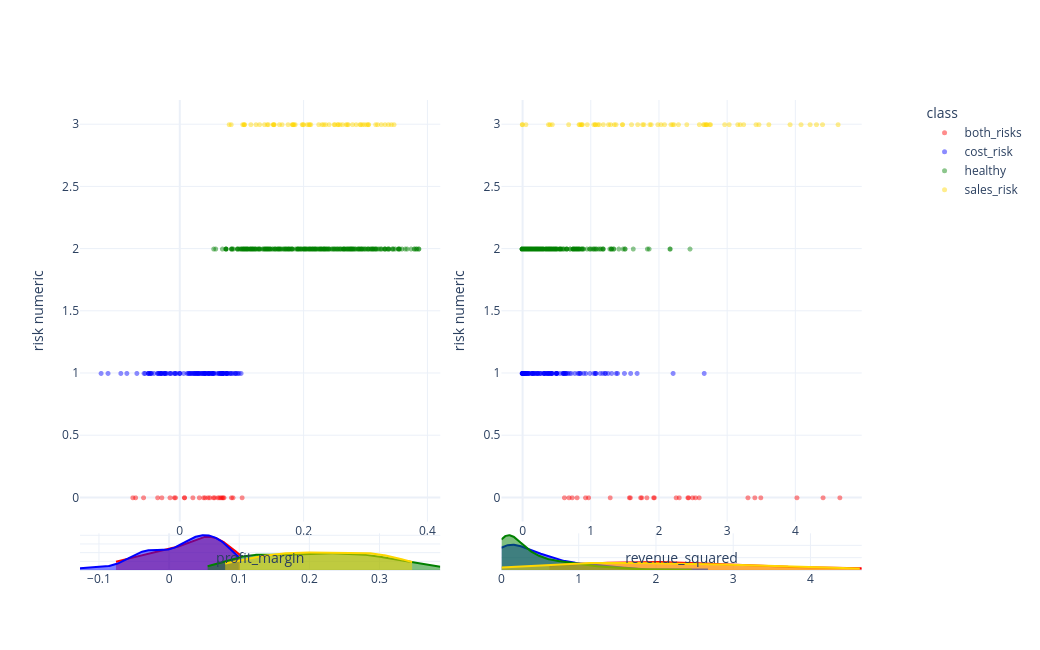

The notebook cell saved with this chart:
### Markdown cell above
## Margin visualization

### Code cell
# Profit Margin = Revenue - Costs / Revenue
df["profit_margin"] = (df["revenue"] - df["costs"]) / df["revenue"]

# Remove outliers in profit margin with z-score > 3
margin_mean = df["profit_margin"].mean()
margin_std = df["profit_margin"].std()
df = df[
    (df["profit_margin"] >= margin_mean - 3 * margin_std)
    & (df["profit_margin"] <= margin_mean + 3 * margin_std)
]

# revenue square = (revenue - mean revenue)^2
df["revenue_squared"] = (df["log_revenue"] - df["log_revenue"].mean()) ** 2

# Remove outliers in revenue_squared with z-score > 3
revenue_squared_mean = df["revenue_squared"].mean()
revenue_squared_std = df["revenue_squared"].std()
df = df[
    (df["revenue_squared"] >= revenue_squared_mean - 3 * revenue_squared_std)
    & (df["revenue_squared"] <= revenue_squared_mean + 3 * revenue_squared_std)
]

plot_multiple_plots(
    df=df,
    backend_plotly=True,
    kde_bool=True,
    config=[
        {"x1_col": "profit_margin"},
        {"x1_col": "revenue_squared"},
    ],
).show()

### Figure 1 — Plotly figure (JSON) as saved in the notebook; plotly's stock layout.template omitted (floating-point values rounded to 4 significant figures; data arrays with more than 128 entries replaced by an {"elided": "..."} marker saying what was removed)
{"data": [{"marker": {"color": "red", "opacity": 0.45, "size": 5}, "mode": "markers", "name": "both_risks", "showlegend": true, "type": "scattergl", "x": [-0.07575, 0.007948, 0.06873, 0.08614, 0.05645, 0.08369, 0.06428, 0.07011, -0.03561, 0.06665, 0.05469, -0.01557, 0.04874, 0.03876, 0.07155, 0.06178, 0.04112, 0.02133, 0.04602, -0.02883, -0.006767, -0.07123, 0.101, 0.007622, -0.008566, -0.05834, 0.03178], "xaxis": "x", "y": [0, 0, 0, 0, 0, 0, 0, 0, 0, 0, 0, 0, 0, 0, 0, 0, 0, 0, 0, 0, 0, 0, 0, 0, 0, 0, 0], "yaxis": "y"}, {"fill": "tozeroy", "line": {"color": "red"}, "mode": "lines", "opacity": 0.35, "showlegend": false, "type": "scatter", "x": {"elided": "300 float values"}, "xaxis": "x5", "y": {"elided": "300 float values"}, "yaxis": "y5"}, {"marker": {"color": "blue", "opacity": 0.45, "size": 5}, "mode": "markers", "name": "cost_risk", "showlegend": true, "type": "scattergl", "x": [0.05603, 0.0992, 0.02224, 0.05239, -0.0357, -0.02522, -0.02843, 0.04125, 0.03042, 0.04815, 0.006416, 0.07665, 0.03964, 0.01448, 0.06712, 0.07045, 0.0959, 0.01759, 0.03572, 0.09034, -0.05592, -0.03399, 0.07111, 0.06679, 0.02241, -0.05759, -0.00495, -0.1159, 0.06819, 0.0599, 0.03643, 0.03917, -0.0854, -0.02082, -0.02475, 0.01428, 0.01611, 0.05121, -0.007336, 0.04773, 0.03131, 0.02916, 0.02575, -0.0234, -0.00768, -0.03171, 0.06665, 0.07569, 0.04683, -0.05059, -0.01354, 0.02493, -0.0293, -0.04166, 0.03229, 0.0749, -0.0003761, 0.07724, 0.07011, 0.08396, 0.08603, -0.04633, 0.04145, 0.04209, 0.09384, 0.02416, 0.0459, 0.01193, -3.42e-05, -0.02252, -0.0508, 0.03941, 0.09149, 0.06851, 0.03373, 0.04608, 0.0005936, 0.05353, 0.0817, -0.01537, 0.06329, 0.04453, -0.01609, 0.02822, -0.05051, -0.127, 0.0748, 0.07084, 0.02027, -0.02993, 0.05476, -0.03554, -0.03008, 0.01851, -0.09516, -0.04555, 0.06623, -0.06923, 0.05476, -0.008662, 0.06313, -0.04798, -0.04772, 0.06405, 0.03726, 0.08186, 0.07563, 0.02904, 0.05358, 0.08933, 0.07016, 0.02686, 0.07809, 0.05113, -0.03241, 0.04841, 0.04124, -0.02431, 0.07008], "xaxis": "x", "y": [1, 1, 1, 1, 1, 1, 1, 1, 1, 1, 1, 1, 1, 1, 1, 1, 1, 1, 1, 1, 1, 1, 1, 1, 1, 1, 1, 1, 1, 1, 1, 1, 1, 1, 1, 1, 1, 1, 1, 1, 1, 1, 1, 1, 1, 1, 1, 1, 1, 1, 1, 1, 1, 1, 1, 1, 1, 1, 1, 1, 1, 1, 1, 1, 1, 1, 1, 1, 1, 1, 1, 1, 1, 1, 1, 1, 1, 1, 1, 1, 1, 1, 1, 1, 1, 1, 1, 1, 1, 1, 1, 1, 1, 1, 1, 1, 1, 1, 1, 1, 1, 1, 1, 1, 1, 1, 1, 1, 1, 1, 1, 1, 1, 1, 1, 1, 1, 1, 1], "yaxis": "y"}, {"fill": "tozeroy", "line": {"color": "blue"}, "mode": "lines", "opacity": 0.35, "showlegend": false, "type": "scatter", "x": {"elided": "300 float values"}, "xaxis": "x5", "y": {"elided": "300 float values"}, "yaxis": "y5"}, {"marker": {"color": "green", "opacity": 0.45, "size": 5}, "mode": "markers", "name": "healthy", "showlegend": true, "type": "scattergl", "x": {"elided": "280 float values"}, "xaxis": "x", "y": {"elided": "280 int values"}, "yaxis": "y"}, {"fill": "tozeroy", "line": {"color": "green"}, "mode": "lines", "opacity": 0.35, "showlegend": false, "type": "scatter", "x": {"elided": "300 float values"}, "xaxis": "x5", "y": {"elided": "300 float values"}, "yaxis": "y5"}, {"marker": {"color": "gold", "opacity": 0.45, "size": 5}, "mode": "markers", "name": "sales_risk", "showlegend": true, "type": "scattergl", "x": [0.2557, 0.3376, 0.3169, 0.2562, 0.3048, 0.08329, 0.1515, 0.1433, 0.3259, 0.299, 0.3422, 0.209, 0.3055, 0.1868, 0.198, 0.1043, 0.2592, 0.2915, 0.2248, 0.2415, 0.2632, 0.2509, 0.1019, 0.2004, 0.1525, 0.1292, 0.2795, 0.1655, 0.2929, 0.2063, 0.3199, 0.2958, 0.2301, 0.1833, 0.1415, 0.2326, 0.2498, 0.3319, 0.07995, 0.3465, 0.2725, 0.1235, 0.271, 0.1818, 0.1752, 0.1528, 0.269, 0.105, 0.1832, 0.212, 0.2104, 0.1371, 0.1991, 0.3028, 0.115, 0.1848, 0.1038, 0.2853, 0.1612, 0.236, 0.1512], "xaxis": "x", "y": [3, 3, 3, 3, 3, 3, 3, 3, 3, 3, 3, 3, 3, 3, 3, 3, 3, 3, 3, 3, 3, 3, 3, 3, 3, 3, 3, 3, 3, 3, 3, 3, 3, 3, 3, 3, 3, 3, 3, 3, 3, 3, 3, 3, 3, 3, 3, 3, 3, 3, 3, 3, 3, 3, 3, 3, 3, 3, 3, 3, 3], "yaxis": "y"}, {"fill": "tozeroy", "line": {"color": "gold"}, "mode": "lines", "opacity": 0.35, "showlegend": false, "type": "scatter", "x": {"elided": "300 float values"}, "xaxis": "x5", "y": {"elided": "300 float values"}, "yaxis": "y5"}, {"marker": {"color": "red", "opacity": 0.45, "size": 5}, "mode": "markers", "name": "both_risks", "showlegend": false, "type": "scattergl", "x": [0.7354, 2.599, 1.589, 0.6212, 2.544, 1.931, 0.807, 1.574, 2.433, 0.9313, 4.418, 4.034, 1.293, 1.831, 2.307, 2.501, 3.416, 2.261, 1.756, 3.315, 0.976, 4.664, 1.74, 0.6883, 2.444, 3.504, 1.941], "xaxis": "x3", "y": [0, 0, 0, 0, 0, 0, 0, 0, 0, 0, 0, 0, 0, 0, 0, 0, 0, 0, 0, 0, 0, 0, 0, 0, 0, 0, 0], "yaxis": "y3"}, {"fill": "tozeroy", "line": {"color": "red"}, "mode": "lines", "opacity": 0.35, "showlegend": false, "type": "scatter", "x": {"elided": "300 float values"}, "xaxis": "x6", "y": {"elided": "300 float values"}, "yaxis": "y6"}, {"marker": {"color": "blue", "opacity": 0.45, "size": 5}, "mode": "markers", "name": "cost_risk", "showlegend": false, "type": "scattergl", "x": [0.2326, 0.1089, 0.4908, 0.5565, 0.00194, 1.087, 0.1492, 0.2286, 0.04136, 0.021, 0.01726, 0.005111, 0.8595, 0.8374, 1.073, 0.9032, 0.000251, 0.0953, 1.148, 0.1856, 0.6327, 0.06844, 0.6005, 0.5122, 0.004748, 0.008043, 0.1754, 0.426, 0.002466, 0.2555, 0.9959, 2.216, 0.3905, 0.6477, 0.3225, 0.01978, 0.0003238, 1.262, 0.3097, 0.02092, 2.673, 1.217, 1.593, 0.06769, 0.3741, 0.04137, 0.02924, 0.008574, 0.06615, 0.6227, 0.01015, 1.225, 0.504, 0.1561, 0.4425, 0.3212, 0.07934, 0.5052, 0.6952, 0.2313, 0.03732, 0.0003593, 0.3481, 0.1362, 0.4392, 0.1714, 0.2724, 0.4084, 0.03599, 0.6691, 0.02908, 0.03031, 0.5966, 0.3673, 0.03503, 1.688, 0.3945, 0.2111, 0.05695, 0.4217, 0.01225, 0.7736, 0.2044, 1.051, 0.3671, 0.5045, 0.005604, 1.502, 1.4, 0.61, 0.3318, 0.02219, 0.003696, 1.381, 0.5124, 0.02493, 0.9348, 0.6444, 1.184, 0.02471, 0.02784, 0.09832, 0.3313, 0.27, 0.8181, 0.1539, 0.008171, 0.8475, 0.022, 0.0536, 0.1456, 0.7208, 0.08803, 0.435, 0.3917, 1.077, 0.003075, 0.6156, 1.315], "xaxis": "x3", "y": [1, 1, 1, 1, 1, 1, 1, 1, 1, 1, 1, 1, 1, 1, 1, 1, 1, 1, 1, 1, 1, 1, 1, 1, 1, 1, 1, 1, 1, 1, 1, 1, 1, 1, 1, 1, 1, 1, 1, 1, 1, 1, 1, 1, 1, 1, 1, 1, 1, 1, 1, 1, 1, 1, 1, 1, 1, 1, 1, 1, 1, 1, 1, 1, 1, 1, 1, 1, 1, 1, 1, 1, 1, 1, 1, 1, 1, 1, 1, 1, 1, 1, 1, 1, 1, 1, 1, 1, 1, 1, 1, 1, 1, 1, 1, 1, 1, 1, 1, 1, 1, 1, 1, 1, 1, 1, 1, 1, 1, 1, 1, 1, 1, 1, 1, 1, 1, 1, 1], "yaxis": "y3"}, {"fill": "tozeroy", "line": {"color": "blue"}, "mode": "lines", "opacity": 0.35, "showlegend": false, "type": "scatter", "x": {"elided": "300 float values"}, "xaxis": "x6", "y": {"elided": "300 float values"}, "yaxis": "y6"}, {"marker": {"color": "green", "opacity": 0.45, "size": 5}, "mode": "markers", "name": "healthy", "showlegend": false, "type": "scattergl", "x": {"elided": "280 float values"}, "xaxis": "x3", "y": {"elided": "280 int values"}, "yaxis": "y3"}, {"fill": "tozeroy", "line": {"color": "green"}, "mode": "lines", "opacity": 0.35, "showlegend": false, "type": "scatter", "x": {"elided": "300 float values"}, "xaxis": "x6", "y": {"elided": "300 float values"}, "yaxis": "y6"}, {"marker": {"color": "gold", "opacity": 0.45, "size": 5}, "mode": "markers", "name": "sales_risk", "showlegend": false, "type": "scattergl", "x": [1.606, 0.886, 1.769, 3.434, 4.639, 4.321, 1.471, 2.601, 0.8682, 2.091, 1.192, 2.186, 3.202, 1.476, 0.8363, 2.229, 2.766, 1.299, 3.476, 4.227, 3.622, 3.934, 1.895, 0.6833, 2.974, 0.004084, 0.8736, 3.04, 0.05532, 1.076, 0.443, 0.001304, 2.662, 2.039, 1.378, 2.677, 1.13, 0.8472, 2.716, 2.7, 1.875, 1.354, 1.112, 2.417, 1.053, 2.753, 1.788, 4.094, 0.9565, 2.294, 3.165, 0.3871, 0.4097, 1.268, 1.992, 3.252, 2.702, 2.21, 1.072, 1.697, 4.41], "xaxis": "x3", "y": [3, 3, 3, 3, 3, 3, 3, 3, 3, 3, 3, 3, 3, 3, 3, 3, 3, 3, 3, 3, 3, 3, 3, 3, 3, 3, 3, 3, 3, 3, 3, 3, 3, 3, 3, 3, 3, 3, 3, 3, 3, 3, 3, 3, 3, 3, 3, 3, 3, 3, 3, 3, 3, 3, 3, 3, 3, 3, 3, 3, 3], "yaxis": "y3"}, {"fill": "tozeroy", "line": {"color": "gold"}, "mode": "lines", "opacity": 0.35, "showlegend": false, "type": "scatter", "x": {"elided": "300 float values"}, "xaxis": "x6", "y": {"elided": "300 float values"}, "yaxis": "y6"}], "layout": {"height": 650, "legend": {"title": {"text": "class"}}, "width": 1040, "xaxis": {"anchor": "y", "domain": [0, 0.4352], "title": {"text": "profit_margin"}}, "xaxis2": {"anchor": "y2", "domain": [0.4532, 0.491]}, "xaxis3": {"anchor": "y3", "domain": [0.509, 0.9442], "title": {"text": "revenue_squared"}}, "xaxis4": {"anchor": "y4", "domain": [0.9622, 1.0]}, "xaxis5": {"anchor": "y5", "domain": [0, 0.4352]}, "xaxis6": {"anchor": "y6", "domain": [0.509, 0.9442]}, "yaxis": {"anchor": "x", "domain": [0.103, 1], "title": {"text": "risk numeric"}}, "yaxis2": {"anchor": "x2", "domain": [0.103, 1]}, "yaxis3": {"anchor": "x3", "domain": [0.103, 1], "title": {"text": "risk numeric"}}, "yaxis4": {"anchor": "x4", "domain": [0.103, 1]}, "yaxis5": {"anchor": "x5", "domain": [0, 0.078], "showticklabels": false, "title": {"text": ""}}, "yaxis6": {"anchor": "x6", "domain": [0, 0.078], "showticklabels": false, "title": {"text": ""}}}}
